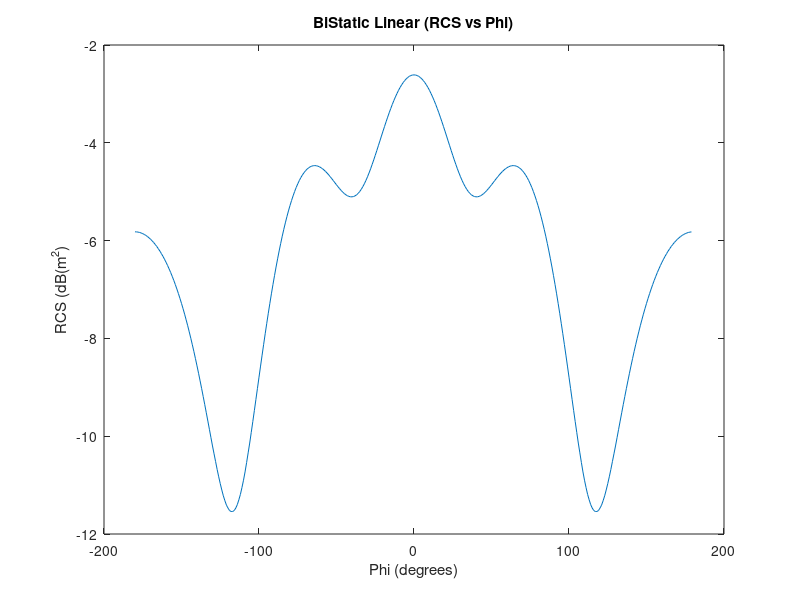

Source code (MATLAB):
% Loading the data from the txt file
data = load('BiStaticLinearRCSvsPhi.txt');

% Extracting the x and y coordinates from data
x = data(:,2);
y = data(:,3);

% Creating a new figure
figure;

% Plotting the data
plot(x, y);

% Setting labels
xlabel('Phi (degrees)');
ylabel('RCS (dB(m^2)');

% Chart Title
title('BiStatic Linear (RCS vs Phi)');